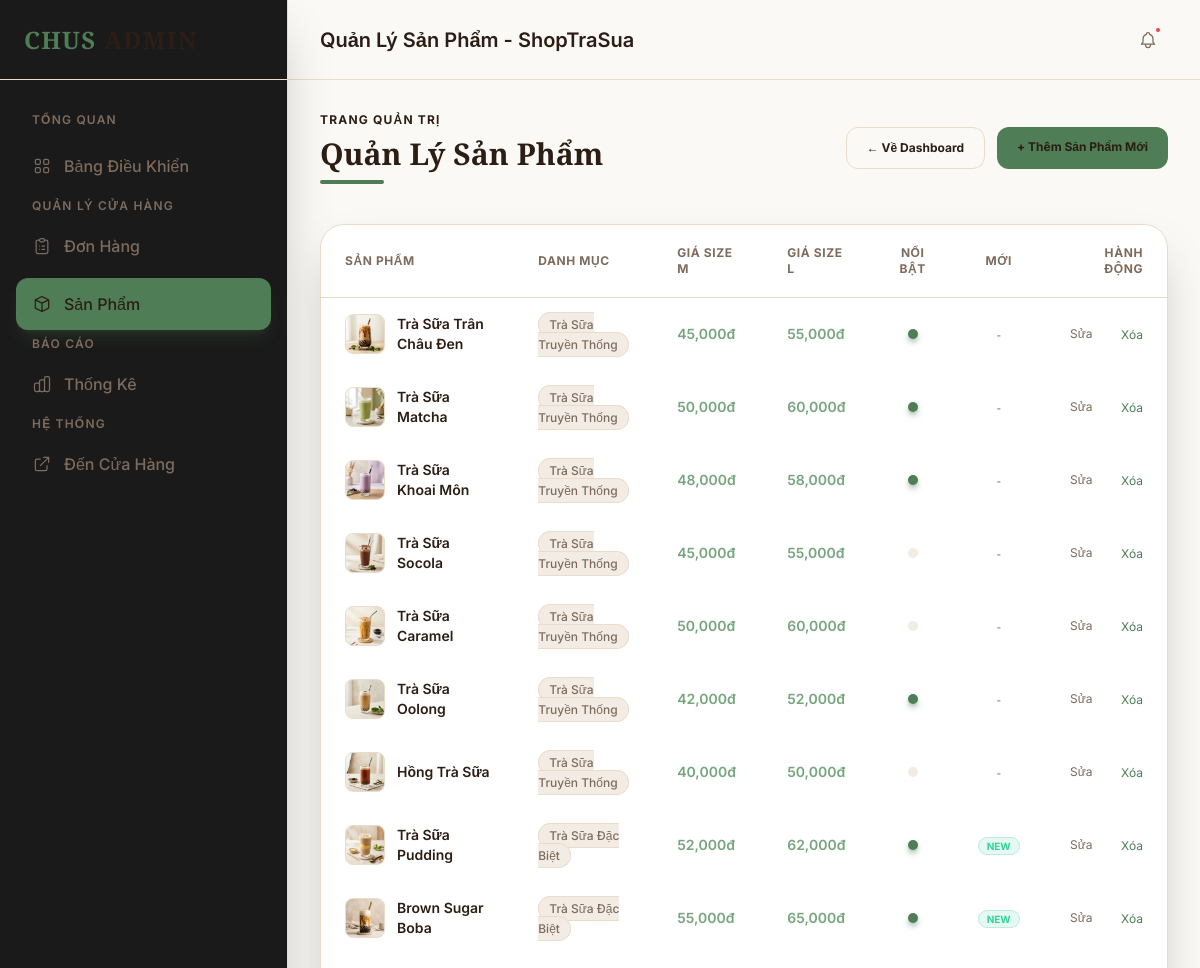
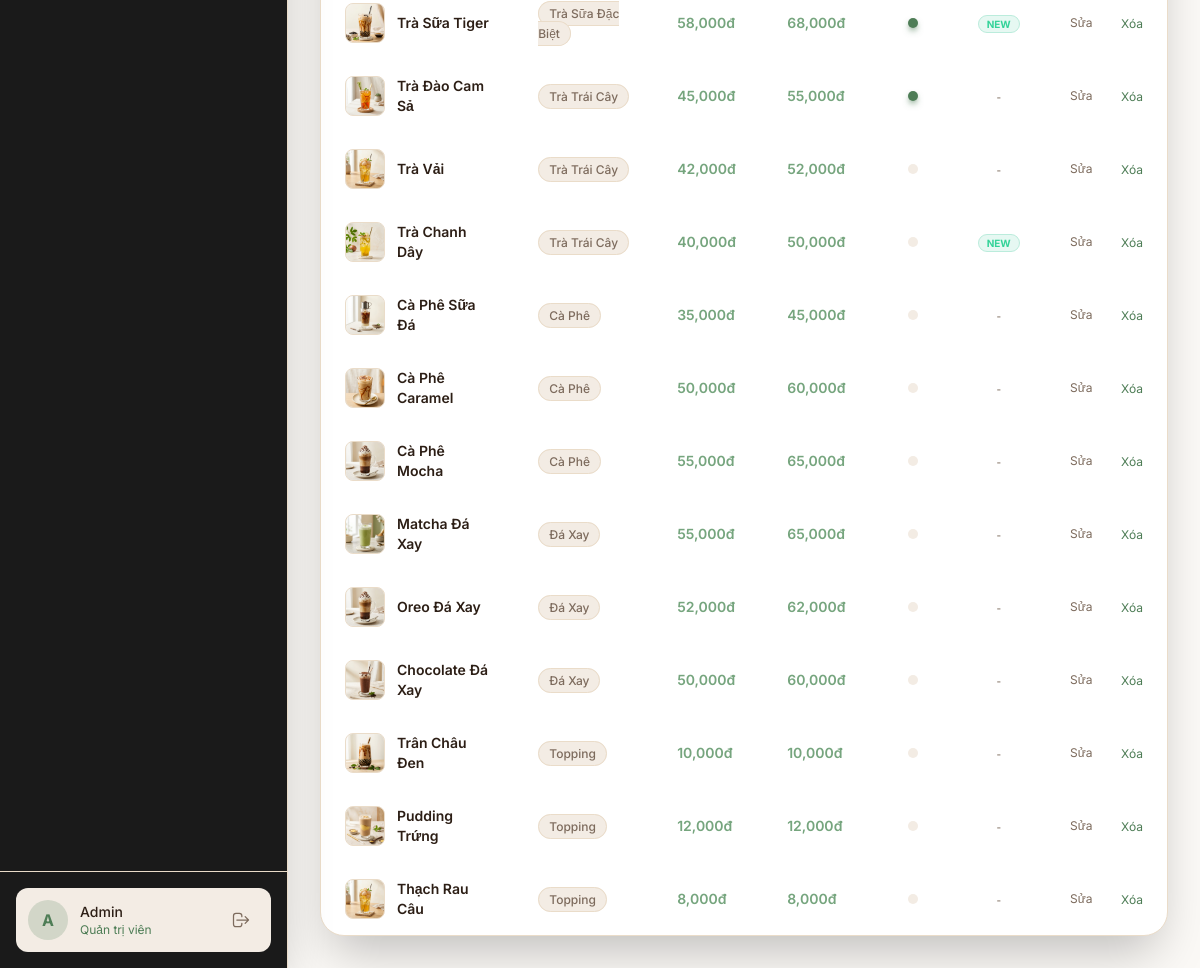
Screenshot of /admin/index.php?action=products (signed in) with the database file from the repository (2 pictures, top to bottom).
### tables this page shows
CREATE TABLE `products` (
  `id` int(11) NOT NULL AUTO_INCREMENT,
  `category_id` int(11) NOT NULL,
  `name` varchar(200) NOT NULL,
  `slug` varchar(200) NOT NULL,
  `description` text DEFAULT NULL,
  `price` int(11) NOT NULL DEFAULT 0,
  `price_large` int(11) NOT NULL DEFAULT 0,
  `image` varchar(255) DEFAULT NULL,
  `stock_quantity` int(11) NOT NULL DEFAULT 100,
  `is_featured` tinyint(1) DEFAULT 0,
  `is_new` tinyint(1) DEFAULT 0,
  `created_at` timestamp NOT NULL DEFAULT current_timestamp(),
  PRIMARY KEY (`id`),
  KEY `category_id` (`category_id`),
  CONSTRAINT `products_ibfk_1` FOREIGN KEY (`category_id`) REFERENCES `categories` (`id`) ON DELETE CASCADE
);

CREATE TABLE `categories` (
  `id` int(11) NOT NULL AUTO_INCREMENT,
  `name` varchar(100) NOT NULL,
  `slug` varchar(100) NOT NULL,
  `icon` varchar(50) DEFAULT NULL,
  `description` text DEFAULT NULL,
  PRIMARY KEY (`id`)
);

### admin/controllers/AdminController.php (called while the page is built, shortened)
<?php
class AdminController
{
    private $productModel;
    public function __construct()
    {
        $this->productModel = new Product();
    }
    public function products()
    {
        $products = $this->productModel->getAll();
        require_once ROOT_PATH . 'admin/views/layouts/admin_header.php';
        require_once ROOT_PATH . 'admin/views/admin/products.php';
        require_once ROOT_PATH . 'admin/views/layouts/admin_footer.php';
    }
}

### config/database.php (called while the page is built)
<?php
return [
    'host'     => 'localhost',
    'dbname'   => 'shoptrasua',
    'username' => 'root',
    'password' => '',
    'charset'  => 'utf8mb4',
    'options'  => [
        PDO::ATTR_ERRMODE            => PDO::ERRMODE_EXCEPTION,
        PDO::ATTR_DEFAULT_FETCH_MODE => PDO::FETCH_ASSOC,
        PDO::ATTR_EMULATE_PREPARES   => false,
    ]
];

### models/Database.php (called while the page is built, shortened)
<?php
class Database
{
    private static $instance = null;
    public static function getInstance()
    {
        if (self::$instance === null) {
            $config = require ROOT_PATH . 'config/database.php';
            $dsn = sprintf(
                'mysql:host=%s;dbname=%s;charset=%s',
                $config['host'],
                $config['dbname'],
                $config['charset']
            );
            try {
                self::$instance = new PDO(
                    $dsn,
                    $config['username'],
                    $config['password'],
                    $config['options']
                );
            } catch (PDOException $e) {
                die('Lỗi kết nối cơ sở dữ liệu: ' . $e->getMessage());
            }
        }
        return self::$instance;
    }
}

### models/Product.php (called while the page is built, shortened)
<?php
class Product
{
    private $db;
    public function __construct()
    {
        $this->db = Database::getInstance();
    }
    public function getAll($category_id = null, $search = null, $min_price = null, $max_price = null, $sort_by = null)
    {
        $sql = 'SELECT p.*, c.name AS category_name, COALESCE(avg_rating.rating, 0) AS avg_rating, COALESCE(sold.total_sold, 0) AS total_sold
                FROM products p
                LEFT JOIN categories c ON p.category_id = c.id
                LEFT JOIN (
                    SELECT product_id, AVG(rating) AS rating FROM reviews GROUP BY product_id
                ) avg_rating ON p.id = avg_rating.product_id
                LEFT JOIN (
                    SELECT product_id, SUM(quantity) AS total_sold FROM order_items GROUP BY product_id
                ) sold ON p.id = sold.product_id
                WHERE 1=1';
        $params = [];
        switch ($sort_by) {
            default:
                $sql .= ' ORDER BY p.created_at DESC';
                break;
        }
        $stmt = $this->db->prepare($sql);
        $stmt->execute($params);
        return $stmt->fetchAll();
    }
}

### admin/views/admin/products.php (the view, shortened to what this page needs)
<div class="max-w-7xl mx-auto w-full">
    <div class="flex flex-col sm:flex-row sm:items-center sm:justify-between mb-10 gap-4 animate-fade-in-up">
        <div class="space-y-2">
            <h1 class="text-xs font-bold tracking-widest text-primary uppercase">Trang quản trị</h1>
            <p class="text-3xl font-playfair font-bold text-white">Quản Lý Sản Phẩm</p>
            <div class="w-16 h-1 bg-primary rounded-full"></div>
        </div>
        <div class="flex gap-3">
            <a href="<?php echo $adminUrl; ?>action=index"
               class="px-5 py-3 border border-white/20 hover:border-white/50 text-white text-xs font-bold rounded-xl hover:bg-white/5 transition-all duration-300">
                ← Về Dashboard
            </a>
            <a href="<?php echo $adminUrl; ?>action=addproduct"
               class="px-5 py-3 bg-primary hover:bg-primary-hover text-white text-xs font-bold rounded-xl transition-all duration-300 hover:shadow-lg hover:shadow-primary/20">
                + Thêm Sản Phẩm Mới
            </a>
        </div>
    </div>
    <div class="bg-card border border-white/5 rounded-3xl overflow-hidden shadow-2xl animate-fade-in" style="animation-delay: 100ms">
        <div class="overflow-x-auto">
            <table class="w-full text-left border-collapse">
                <thead>
                    <tr class="border-b border-white/5 bg-white/3 text-xs font-bold uppercase tracking-wider text-text-gray">
                        <th class="py-5 px-6">Sản phẩm</th>
                        <th class="py-5 px-6">Danh mục</th>
                        <th class="py-5 px-6">Giá Size M</th>
                        <th class="py-5 px-6">Giá Size L</th>
                        <th class="py-5 px-6 text-center">Nổi bật</th>
                        <th class="py-5 px-6 text-center">Mới</th>
                        <th class="py-5 px-6 text-right">Hành động</th>
                    </tr>
                </thead>
                <tbody class="divide-y divide-white/5 text-sm text-text-light">
                    <?php if (empty($products)): ?>
                        <tr>
                            <td colspan="7" class="py-10 text-center text-text-gray">Chưa có sản phẩm nào được đăng bán.</td>
                        </tr>
                    <?php else: ?>
                        <?php foreach ($products as $product): ?>
                            <tr class="hover:bg-white/1 transition-colors duration-200">
                                 <td class="py-4 px-6 flex items-center gap-3">
                                     <div class="w-10 h-10 bg-white/5 border border-white/10 rounded-lg flex items-center justify-center text-xl flex-shrink-0 overflow-hidden">
                                         <?php if (!empty($product['image']) && file_exists(ROOT_PATH . 'public/uploads/' . $product['image'])): ?>
                                             <img src="<?php echo BASE_URL . 'public/uploads/' . htmlspecialchars($product['image']); ?>" class="w-full h-full object-cover">
                                         <?php else: ?>
                                             🧋
                                         <?php endif; ?>
                                     </div>
                                     <span class="font-semibold text-white"><?php echo htmlspecialchars($product['name']); ?></span>
                                 </td>
                                <td class="py-4 px-6">
                                    <span class="text-xs bg-white/5 border border-white/10 rounded-full px-2.5 py-1 text-text-gray font-medium">
                                        <?php echo htmlspecialchars($product['category_name'] ?? 'Chưa phân loại'); ?>
                                    </span>
                                </td>
                                <td class="py-4 px-6 font-semibold text-primary-light">
                                    <?php echo number_format($product['price']); ?>đ
                                </td>
                                <td class="py-4 px-6 font-semibold text-primary-light">
                                    <?php echo number_format($product['price_large']); ?>đ
                                </td>
                                <td class="py-4 px-6 text-center">
                                    <?php if ($product['is_featured'] == 1): ?>
                                        <span class="inline-flex w-2.5 h-2.5 rounded-full bg-primary animate-pulse shadow-md shadow-primary/50" title="Sản phẩm nổi bật"></span>
                                    <?php else: ?>
                                        <span class="inline-flex w-2.5 h-2.5 rounded-full bg-white/10" title="Không nổi bật"></span>
                                    <?php endif; ?>
                                </td>
                                <td class="py-4 px-6 text-center">
                                    <?php if ($product['is_new'] == 1): ?>
                                        <span class="text-[10px] bg-emerald-500/10 border border-emerald-500/20 text-emerald-400 font-bold px-2 py-0.5 rounded-full">NEW</span>
                                    <?php else: ?>
                                        <span class="text-[10px] text-text-gray font-medium">-</span>
                                    <?php endif; ?>
                                </td>
                                <td class="py-4 px-6 text-right">
                                    <div class="flex justify-end items-center gap-3">
                                        <a href="<?php echo $adminUrl; ?>action=editproduct&id=<?php echo $product['id']; ?>"
                                           class="text-xs text-text-gray hover:text-white transition-colors duration-200">
                                            Sửa
                                        </a>
                                        <span class="text-white/10">|</span>
                                        <form action="<?php echo $adminUrl; ?>action=deleteproduct" method="POST"
                                              onsubmit="return confirm('Bạn có chắc chắn muốn xóa sản phẩm này không? Hành động này không thể hoàn tác.');"
                                              class="inline-block">
                                            <button type="submit" class="text-xs text-primary hover:text-primary-light transition-colors duration-200 focus:outline-none">
                                                Xóa
                                            </button>
                                        </form>
                                    </div>
                                </td>
                            </tr>
                        <?php endforeach; ?>
                    <?php endif; ?>
                </tbody>
            </table>
        </div>
    </div>
</div>

### public/css/style.css (style rules this page uses)
:root { --primary: #4E7D56; --primary-rgb: 78, 125, 86; --primary-hover: #3E6344; --primary-hover-rgb: 62, 99, 68; --primary-light: #76A57E; --primary-light-rgb: 118, 165, 126; --bg-dark: #FBF9F6; --bg-dark-rgb: 251, 249, 246; --surface: #FFFFFF; --surface-rgb: 255, 255, 255; --card: #FFFFFF; --card-rgb: 255, 255, 255; --border: #EADCC9; --border-rgb: 234, 220, 201; --text: #2C1E15; --text-rgb: 44, 30, 21; --text-gray: #7D6B5D; --text-gray-rgb: 125, 107, 93; --text-light: #4A3C31; --text-light-rgb: 74, 60, 49; --transition-fast: 0.2s ease; --transition-base: 0.3s ease; --transition-slow: 0.6s ease; }
html { scroll-behavior: smooth; }
* { scrollbar-width: thin; scrollbar-color: rgba(78, 125, 86, 0.3) transparent; }
body { font-family: 'Inter', -apple-system, BlinkMacSystemFont, sans-serif; -webkit-font-smoothing: antialiased; -moz-osx-font-smoothing: grayscale; overflow-x: hidden; }
.font-playfair { font-family: 'Playfair Display', serif; }
.font-inter { font-family: 'Inter', sans-serif; }
body { background-color: var(--bg-dark); color: var(--text); }
html:not(.dark) body .text-white { color: var(--text) !important; }
html:not(.dark) body .border-white\/5, html:not(.dark) body .border-white\/10, html:not(.dark) body .border-white\/20, html:not(.dark) body .border-white\/30 { border-color: var(--border) !important; }
html:not(.dark) body .bg-white\/5, html:not(.dark) body .bg-white\/10, html:not(.dark) body .bg-white\/20 { background-color: #F3ECE4 !important; }
html:not(.dark) body h1, html:not(.dark) body h2, html:not(.dark) body h3, html:not(.dark) body h4, html:not(.dark) body h5, html:not(.dark) body h6 { color: var(--text) !important; }

### rows the page displays
products: image (picture), name "Trà Sữa Trân Châu Đen", category.name "Trà Sữa Truyền Thống", price "45,000", price_large "55,000", is_featured 1 (drawn)
products: image (picture), name "Trà Sữa Matcha", category.name "Trà Sữa Truyền Thống", price "50,000", price_large "60,000", is_featured 1 (drawn)
products: image (picture), name "Trà Sữa Khoai Môn", category.name "Trà Sữa Truyền Thống", price "48,000", price_large "58,000", is_featured 1 (drawn)
products: image (picture), name "Trà Sữa Socola", category.name "Trà Sữa Truyền Thống", price "45,000", price_large "55,000", is_featured 0 (drawn)
products: image (picture), name "Trà Sữa Caramel", category.name "Trà Sữa Truyền Thống", price "50,000", price_large "60,000", is_featured 0 (drawn)
products: image (picture), name "Trà Sữa Oolong", category.name "Trà Sữa Truyền Thống", price "42,000", price_large "52,000", is_featured 1 (drawn)
products: image (picture), name "Hồng Trà Sữa", category.name "Trà Sữa Truyền Thống", price "40,000", price_large "50,000", is_featured 0 (drawn)
products: image (picture), name "Trà Sữa Pudding", category.name "Trà Sữa Đặc Biệt", price "52,000", price_large "62,000", is_featured 1 (drawn), is_new "NEW"
products: image (picture), name "Brown Sugar Boba", category.name "Trà Sữa Đặc Biệt", price "55,000", price_large "65,000", is_featured 1 (drawn), is_new "NEW"
products: image (picture), name "Trà Sữa Tiger", category.name "Trà Sữa Đặc Biệt", price "58,000", price_large "68,000", is_featured 1 (drawn), is_new "NEW"
products: image (picture), name "Trà Đào Cam Sả", category.name "Trà Trái Cây", price "45,000", price_large "55,000", is_featured 1 (drawn)
products: image (picture), name "Trà Vải", category.name "Trà Trái Cây", price "42,000", price_large "52,000", is_featured 0 (drawn)
products: image (picture), name "Trà Chanh Dây", category.name "Trà Trái Cây", price "40,000", price_large "50,000", is_featured 0 (drawn), is_new "NEW"
products: image (picture), name "Cà Phê Sữa Đá", category.name "Cà Phê", price "35,000", price_large "45,000", is_featured 0 (drawn)
products: image (picture), name "Cà Phê Caramel", category.name "Cà Phê", price "50,000", price_large "60,000", is_featured 0 (drawn)
products: image (picture), name "Cà Phê Mocha", category.name "Cà Phê", price "55,000", price_large "65,000", is_featured 0 (drawn)
products: image (picture), name "Matcha Đá Xay", category.name "Đá Xay", price "55,000", price_large "65,000", is_featured 0 (drawn)
products: image (picture), name "Oreo Đá Xay", category.name "Đá Xay", price "52,000", price_large "62,000", is_featured 0 (drawn)
products: image (picture), name "Chocolate Đá Xay", category.name "Đá Xay", price "50,000", price_large "60,000", is_featured 0 (drawn)
products: image (picture), name "Trân Châu Đen", category.name "Topping", price "10,000", price_large "10,000", is_featured 0 (drawn)
products: image (picture), name "Pudding Trứng", category.name "Topping", price "12,000", price_large "12,000", is_featured 0 (drawn)
products: image (picture), name "Thạch Rau Câu", category.name "Topping", price "8,000", price_large "8,000", is_featured 0 (drawn)

### other values shown
substr($_SESSION['user_name'], 0, 1) "A"
$_SESSION['user_name'] "Admin"
$pageTitle "Quản Lý Sản Phẩm - ShopTraSua"
